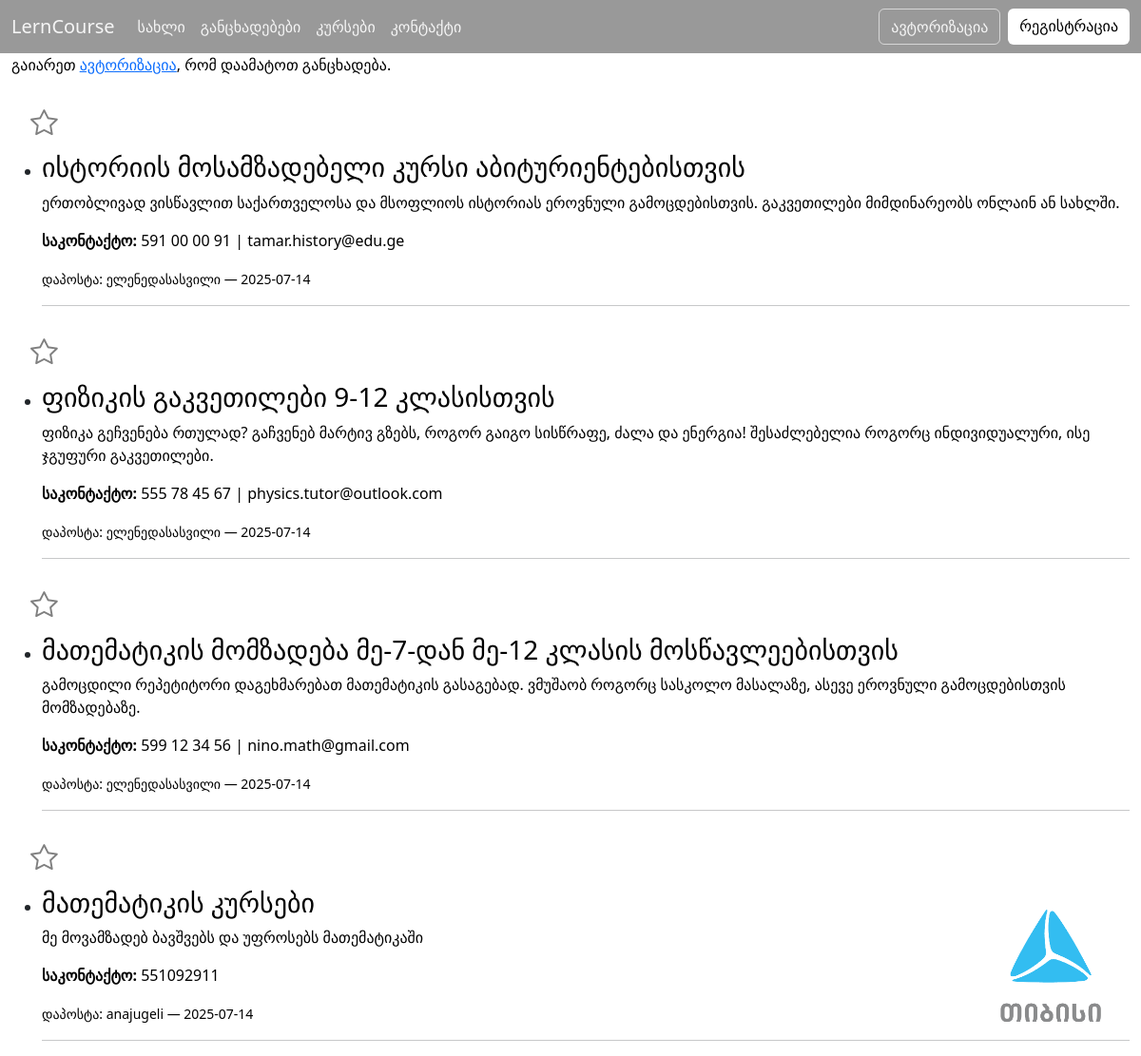
The page /ads on the database its author committed.
### models.py (models this page shows, shortened)
class Ad(db.Model):
    id = db.Column(db.Integer, primary_key=True)
    title = db.Column(db.String(100), nullable=False)
    description = db.Column(db.Text, nullable=False)
    contact_info = db.Column(db.String(100), nullable=False)
    date_posted = db.Column(db.DateTime, default=datetime.utcnow)
    user_id = db.Column(db.Integer, db.ForeignKey('user.id'), nullable=False)

class User(UserMixin, db.Model):
    id = db.Column(db.Integer, primary_key=True)
    username = db.Column(db.String(50), unique=True, nullable=False)
    first_name = db.Column(db.String(30), nullable=False)
    last_name = db.Column(db.String(50), nullable=False)
    email = db.Column(db.String(120), unique=True, nullable=False)
    password_hash = db.Column(db.String(128), nullable=False)
    birthday = db.Column(db.Date)
    gender = db.Column(db.String(10))
    country = db.Column(db.String(30))
    role = db.Column(db.String(10), default="guest")
    ads = db.relationship('Ad', backref='author', lazy=True)

### routes.py (the view)
@app.route('/ads')
def ads():
    ads_list = Ad.query.order_by(Ad.date_posted.desc()).all()
    if current_user.is_authenticated:
        user_fav_ad_ids = [f.ad_id for f in FavoriteAd.query.filter_by(user_id=current_user.id).all()]
    else:
        user_fav_ad_ids = []
    return render_template('ads.html', ads=ads_list,user_fav_ad_ids=user_fav_ad_ids)

### templates/ads.html (shortened to what this page needs)
{% extends 'base.html' %}
{% block extra_styles %}
  <link rel="stylesheet" href="https://cdn.jsdelivr.net/npm/bootstrap@5.3.6/dist/css/bootstrap.min.css">
  <link rel="stylesheet" href="https://cdn.jsdelivr.net/npm/bootstrap-icons@1.10.5/font/bootstrap-icons.css">
{% endblock %}
{% block body_class %} ads-page{% endblock %}
{% block content %}
<div class="container-fluid">
  {% if current_user.is_authenticated %}
    <a class="btn btn-primary mb-3" href="{{ url_for('new_ad') }}">ახალი განცხადება</a>
  {% else %}
    <p>გაიარეთ <a href="{{ url_for('login') }}">ავტორიზაცია</a>, რომ დაამატოთ განცხადება.</p>
  {% endif %}
  {% for ad in ads %}
    <div class="mb-3">
      <form action="{{ url_for('favorite_ad', ad_id=ad.id) }}" method="POST" style="display: inline;">
        <button type="submit" style="background: none; border: none; cursor: pointer;">
          {% if ad.id in user_fav_ad_ids %}
            <i class="bi bi-star-fill text-warning" style="font-size: 1.8rem;"></i>
          {% else %}
            <i class="bi bi-star" style="font-size: 1.8rem; color: gray;"></i>
          {% endif %}
        </button>
      </form>
      <ul>
        <li>
          <h3>{{ ad.title }}</h3>
          <p>{{ ad.description }}</p>
          <p><strong>საკონტაქტო:</strong> {{ ad.contact_info }}</p>
          <small>დაპოსტა: {{ ad.author.username }} — {{ ad.date_posted.strftime('%Y-%m-%d') }}</small>
          <hr>
        </li>
      </ul>
    </div>
  {% endfor %}
</div>
{% endblock %}

### static/style.css (style rules this page uses)
h1, p { color: white !important; }
.ads-page h3, .ads-page p, .ads-page small, .ads-page strong { color: #000 !important; }
.ads-page .mb-3 { margin-bottom: 1rem; }
button { padding: 10px 20px; border: none; border-radius: 5px; background-color: #3498db; color: white; cursor: pointer; font-size: 16px; }

### rows shown on the page
Ad: title "ისტორიის მოსამზადებელი კურსი აბიტურიენტებისთვის", description "ერთობლივად ვისწავლით საქართველოსა და მსოფლიოს ისტორიას ეროვნული გამოცდებისთვის. გაკვეთილები მიმდინარეობს ონლაინ ან სახლში.", contact_info "591 00 00 91 | tamar.history@edu.ge", author.username "ელენედასასვილი", date_posted "2025-07-14"
Ad: title "ფიზიკის გაკვეთილები 9-12 კლასისთვის", description "ფიზიკა გეჩვენება რთულად? გაჩვენებ მარტივ გზებს, როგორ გაიგო სისწრაფე, ძალა და ენერგია! შესაძლებელია როგორც ინდივიდუალური, ისე ჯგუფური გაკვეთილები.", contact_info "555 78 45 67 | physics.tutor@outlook.com", author.username "ელენედასასვილი", date_posted "2025-07-14"
Ad: title "მათემატიკის მომზადება მე-7-დან მე-12 კლასის მოსწავლეებისთვის", description "გამოცდილი რეპეტიტორი დაგეხმარებათ მათემატიკის გასაგებად. ვმუშაობ როგორც სასკოლო მასალაზე, ასევე ეროვნული გამოცდებისთვის მომზადებაზე.", contact_info "599 12 34 56 | nino.math@gmail.com", author.username "ელენედასასვილი", date_posted "2025-07-14"
Ad: title "მათემატიკის კურსები", description "მე მოვამზადებ ბავშვებს და უფროსებს მათემატიკაში", contact_info "551092911", author.username "anajugeli", date_posted "2025-07-14"
